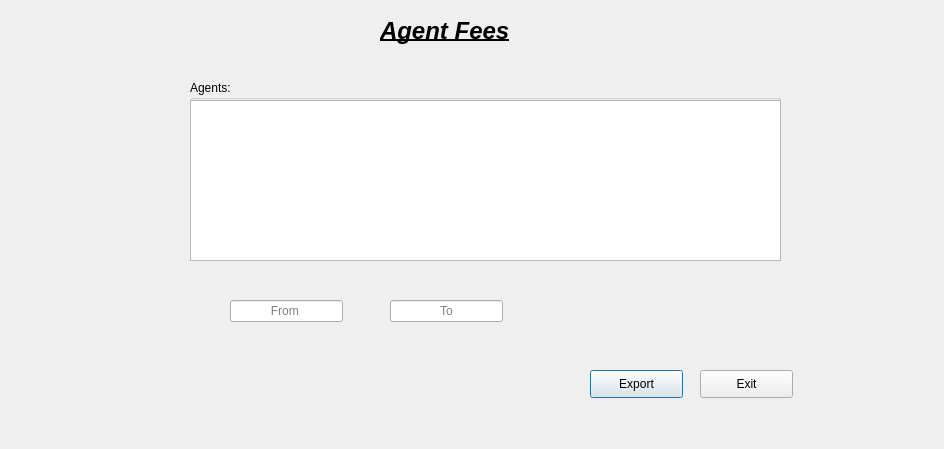
<?xml version="1.0" encoding="UTF-8"?>
<ui version="4.0">
 <class>Dialog</class>
 <widget class="QDialog" name="Dialog">
  <property name="geometry">
   <rect>
    <x>0</x>
    <y>0</y>
    <width>944</width>
    <height>449</height>
   </rect>
  </property>
  <property name="windowTitle">
   <string>Dialog</string>
  </property>
  <widget class="QGroupBox" name="groupBox">
   <property name="geometry">
    <rect>
     <x>190</x>
     <y>80</y>
     <width>591</width>
     <height>181</height>
    </rect>
   </property>
   <property name="title">
    <string>Agents:</string>
   </property>
   <widget class="QListView" name="view">
    <property name="geometry">
     <rect>
      <x>0</x>
      <y>20</y>
      <width>591</width>
      <height>161</height>
     </rect>
    </property>
    <property name="selectionMode">
     <enum>QAbstractItemView::MultiSelection</enum>
    </property>
    <property name="selectionBehavior">
     <enum>QAbstractItemView::SelectRows</enum>
    </property>
   </widget>
  </widget>
  <widget class="QLineEdit" name="to">
   <property name="geometry">
    <rect>
     <x>390</x>
     <y>300</y>
     <width>113</width>
     <height>22</height>
    </rect>
   </property>
   <property name="alignment">
    <set>Qt::AlignCenter</set>
   </property>
   <property name="placeholderText">
    <string>To</string>
   </property>
  </widget>
  <widget class="QPushButton" name="_export">
   <property name="geometry">
    <rect>
     <x>590</x>
     <y>370</y>
     <width>93</width>
     <height>28</height>
    </rect>
   </property>
   <property name="text">
    <string>Export</string>
   </property>
  </widget>
  <widget class="QLabel" name="title">
   <property name="geometry">
    <rect>
     <x>380</x>
     <y>10</y>
     <width>261</width>
     <height>41</height>
    </rect>
   </property>
   <property name="font">
    <font>
     <pointsize>18</pointsize>
     <weight>75</weight>
     <italic>true</italic>
     <bold>true</bold>
     <underline>true</underline>
     <strikeout>false</strikeout>
    </font>
   </property>
   <property name="styleSheet">
    <string notr="true">title {
	font-size: 18px; 
	font-weight: bold; 
}</string>
   </property>
   <property name="text">
    <string>Agent Fees</string>
   </property>
  </widget>
  <widget class="QPushButton" name="exit">
   <property name="geometry">
    <rect>
     <x>700</x>
     <y>370</y>
     <width>93</width>
     <height>28</height>
    </rect>
   </property>
   <property name="text">
    <string>Exit</string>
   </property>
  </widget>
  <widget class="QLineEdit" name="_from">
   <property name="geometry">
    <rect>
     <x>230</x>
     <y>300</y>
     <width>113</width>
     <height>22</height>
    </rect>
   </property>
   <property name="alignment">
    <set>Qt::AlignCenter</set>
   </property>
   <property name="placeholderText">
    <string>From </string>
   </property>
  </widget>
 </widget>
 <resources/>
 <connections>
  <connection>
   <sender>exit</sender>
   <signal>clicked()</signal>
   <receiver>Dialog</receiver>
   <slot>accept()</slot>
   <hints>
    <hint type="sourcelabel">
     <x>759</x>
     <y>380</y>
    </hint>
    <hint type="destinationlabel">
     <x>790</x>
     <y>324</y>
    </hint>
   </hints>
  </connection>
 </connections>
</ui>
